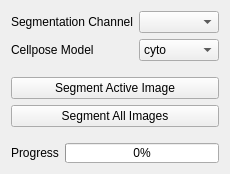
      <widget class="QWidget" name="tab_6">
       <attribute name="title">
        <string>Segment</string>
       </attribute>
       <layout class="QVBoxLayout" name="verticalLayout_10">
        <item>
         <layout class="QFormLayout" name="formLayout_12">
          <item row="0" column="0">
           <widget class="QLabel" name="label_2">
            <property name="text">
             <string>Segmentation Channel</string>
            </property>
           </widget>
          </item>
          <item row="0" column="1">
           <widget class="QComboBox" name="cellpose_segchannel"/>
          </item>
          <item row="1" column="0">
           <widget class="QLabel" name="label">
            <property name="text">
             <string>Cellpose Model</string>
            </property>
           </widget>
          </item>
          <item row="1" column="1">
           <widget class="QComboBox" name="cellpose_segmodel">
            <item>
             <property name="text">
              <string>cyto</string>
             </property>
            </item>
            <item>
             <property name="text">
              <string>nuclei</string>
             </property>
            </item>
            <item>
             <property name="text">
              <string>tissuenet</string>
             </property>
            </item>
            <item>
             <property name="text">
              <string>livecell</string>
             </property>
            </item>
            <item>
             <property name="text">
              <string>cyto2</string>
             </property>
            </item>
            <item>
             <property name="text">
              <string>general</string>
             </property>
            </item>
            <item>
             <property name="text">
              <string>custom</string>
             </property>
            </item>
           </widget>
          </item>
         </layout>
        </item>
        <item>
         <spacer name="verticalSpacer_9">
          <property name="orientation">
           <enum>Qt::Vertical</enum>
          </property>
          <property name="sizeType">
           <enum>QSizePolicy::Minimum</enum>
          </property>
          <property name="sizeHint" stdset="0">
           <size>
            <width>20</width>
            <height>10</height>
           </size>
          </property>
         </spacer>
        </item>
        <item>
         <widget class="QPushButton" name="cellpose_segment_active">
          <property name="text">
           <string>Segment Active Image</string>
          </property>
         </widget>
        </item>
        <item>
         <widget class="QPushButton" name="cellpose_segment_all">
          <property name="text">
           <string>Segment All Images</string>
          </property>
         </widget>
        </item>
        <item>
         <spacer name="verticalSpacer_28">
          <property name="orientation">
           <enum>Qt::Vertical</enum>
          </property>
          <property name="sizeType">
           <enum>QSizePolicy::Minimum</enum>
          </property>
          <property name="sizeHint" stdset="0">
           <size>
            <width>20</width>
            <height>10</height>
           </size>
          </property>
         </spacer>
        </item>
        <item>
         <layout class="QFormLayout" name="formLayout_13">
          <item row="0" column="1">
           <widget class="QProgressBar" name="cellpose_progressbar">
            <property name="maximumSize">
             <size>
              <width>16777215</width>
              <height>20</height>
             </size>
            </property>
            <property name="value">
             <number>0</number>
            </property>
           </widget>
          </item>
          <item row="0" column="0">
           <widget class="QLabel" name="label_35">
            <property name="text">
             <string>Progress</string>
            </property>
           </widget>
          </item>
         </layout>
        </item>
       </layout>
      </widget>
